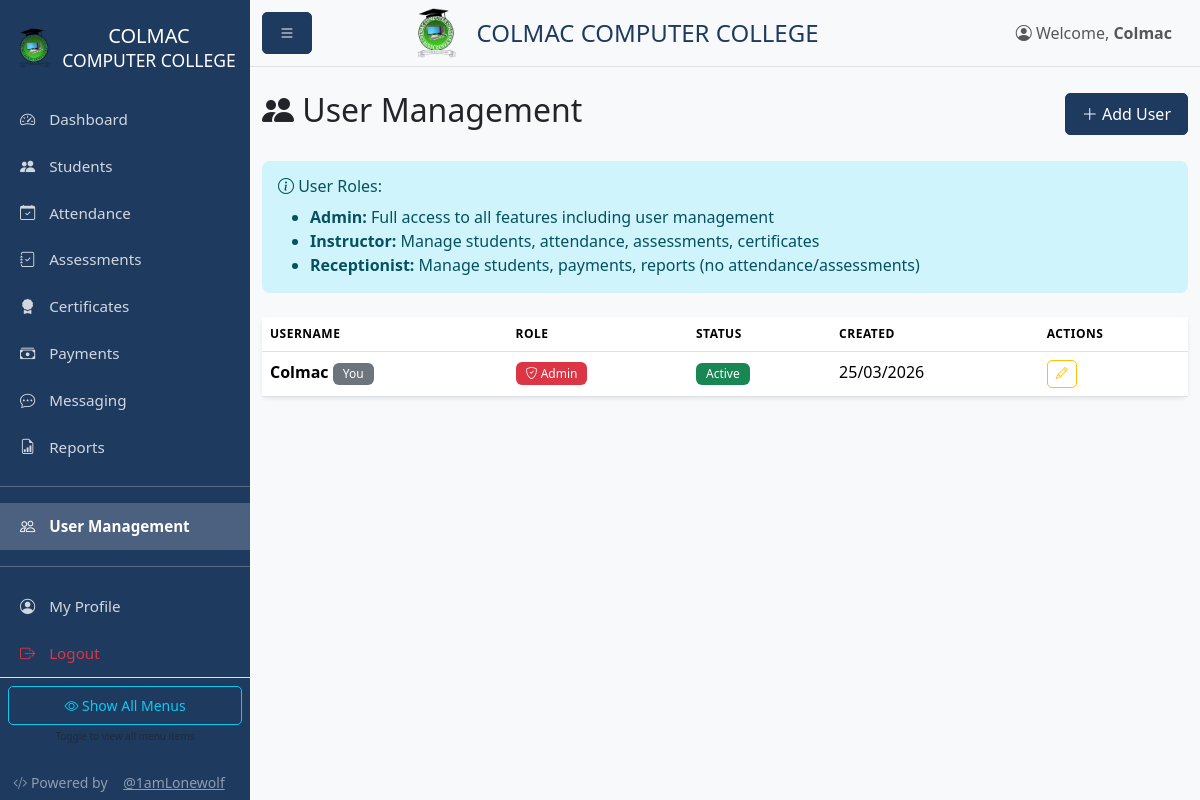
Screenshot of /users (signed in) with the database file from the repository.
### models.py (models this page shows, shortened)
class User(UserMixin, db.Model):
    id = db.Column(db.Integer, primary_key=True)
    username = db.Column(db.String(80), unique=True, nullable=False)
    password_hash = db.Column(db.String(256), nullable=False)
    role = db.Column(db.String(20), default='instructor')  # admin, instructor, receptionist
    is_active = db.Column(db.Boolean, default=True)
    created_at = db.Column(db.DateTime, default=datetime.utcnow)
    created_by = db.Column(db.Integer, db.ForeignKey('user.id'))
    custom_permissions = db.Column(db.Text, default='{}')
    @property
    def is_admin(self):
        return self.role == 'admin'
    @property
    def is_instructor(self):
        return self.role in ['admin', 'instructor']
    @property
    def is_receptionist(self):
        return self.role in ['admin', 'receptionist']
    def get_permissions(self):
        import json
        try:
            return json.loads(self.custom_permissions or '{}')
        except:
            return {}
    def has_permission(self, key):
        perms = self.get_permissions()
        return perms.get(key, False)

### blueprints/users.py (the view)
@users_bp.route('')
@login_required
@admin_required
def index():
    users = User.query.order_by(User.created_at.desc()).all()
    return render_template('users/index.html', users=users)

### app.py (called while the page is built)
@app.context_processor
def inject_config():
    return {
        'COURSE_FEE': app.config['COURSE_FEE'],
        'COURSE_NAME': app.config['COURSE_NAME']
    }

### models.py (called while the page is built)
def init_login_manager(app):
    login_manager.init_app(app)
    login_manager.login_view = 'auth.login'
    @login_manager.user_loader
    def load_user(user_id):
        return User.query.get(int(user_id))

### templates/users/index.html (shortened to what this page needs)
{% extends "base.html" %}
{% block content %}
<div class="d-flex justify-content-between align-items-center mb-4">
    <h2><i class="bi bi-people-fill"></i> User Management</h2>
    <a href="{{ url_for('users.add') }}" class="btn btn-primary">
        <i class="bi bi-plus-lg"></i> Add User
    </a>
</div>
<div class="alert alert-info mb-4">
    <h6><i class="bi bi-info-circle"></i> User Roles:</h6>
    <ul class="mb-0">
        <li><strong>Admin:</strong> Full access to all features including user management</li>
        <li><strong>Instructor:</strong> Manage students, attendance, assessments, certificates</li>
        <li><strong>Receptionist:</strong> Manage students, payments, reports (no attendance/assessments)</li>
    </ul>
</div>
<div class="card">
    <div class="card-body p-0">
        <div class="table-responsive">
            <table class="table table-hover mb-0">
                <thead class="bg-light">
                    <tr>
                        <th>Username</th>
                        <th>Role</th>
                        <th>Status</th>
                        <th>Created</th>
                        <th>Actions</th>
                    </tr>
                </thead>
                <tbody>
                    {% for user in users %}
                    <tr>
                        <td>
                            <strong>{{ user.username }}</strong>
                            {% if user.id == current_user.id %}
                                <span class="badge bg-secondary">You</span>
                            {% endif %}
                        </td>
                        <td>
                            {% if user.role == 'admin' %}
                                <span class="badge bg-danger"><i class="bi bi-shield-check"></i> Admin</span>
                            {% elif user.role == 'instructor' %}
                                <span class="badge bg-primary"><i class="bi bi-mortarboard"></i> Instructor</span>
                            {% else %}
                                <span class="badge bg-success"><i class="bi bi-person-badge"></i> Receptionist</span>
                            {% endif %}
                        </td>
                        <td>
                            {% if user.is_active %}
                                <span class="badge bg-success">Active</span>
                            {% else %}
                                <span class="badge bg-danger">Inactive</span>
                            {% endif %}
                        </td>
                        <td>{{ user.created_at.strftime('%d/%m/%Y') }}</td>
                        <td>
                            <div class="btn-group btn-group-sm">
                                <a href="{{ url_for('users.edit', id=user.id) }}"
                                   class="btn btn-outline-warning" title="Edit">
                                    <i class="bi bi-pencil"></i>
                                </a>
                            </div>
                        </td>
                    </tr>
                    {% else %}
                    <tr>
                        <td colspan="5" class="text-center text-muted py-4">
                            No users found
                        </td>
                    </tr>
                    {% endfor %}
                </tbody>
            </table>
        </div>
    </div>
</div>
{% endblock %}

### templates/base.html (shortened to what this page needs)
<!DOCTYPE html>
<html lang="en">
<head>
    <link href="https://cdn.jsdelivr.net/npm/bootstrap@5.3.2/dist/css/bootstrap.min.css" rel="stylesheet">
    <link href="https://cdn.jsdelivr.net/npm/bootstrap-icons@1.11.1/font/bootstrap-icons.css" rel="stylesheet">
    <link rel="stylesheet" href="{{ url_for('static', filename='css/style.css') }}">
</head>
<body>
    {% if current_user.is_authenticated %}
    <div class="d-flex" id="wrapper">
        <div class="sidebar" id="sidebar-wrapper">
            <div class="sidebar-heading text-center py-4">
                <div class="d-flex align-items-center justify-content-center gap-2">
                    <img src="{{ url_for('static', filename='colmac_logo.png') }}" alt="Logo" style="height: 40px;">
                    <h5 class="mb-0">COLMAC<br><small>COMPUTER COLLEGE</small></h5>
                </div>
            </div>
            <div class="list-group list-group-flush">
                <a href="{{ url_for('main.dashboard') }}" class="list-group-item list-group-item-action {% if request.endpoint == 'main.dashboard' %}active{% endif %}">
                    <i class="bi bi-speedometer2"></i> Dashboard
                </a>
                <a href="{{ url_for('students.index') }}" class="list-group-item list-group-item-action {% if 'student' in request.endpoint %}active{% endif %}">
                    <i class="bi bi-people-fill"></i> Students
                </a>
                {% if current_user.is_instructor or current_user.has_permission('can_access_attendance') %}
                <a href="{{ url_for('attendance.index') }}" class="list-group-item list-group-item-action restricted-menu {% if 'attendance' in request.endpoint %}active{% endif %}">
                    <i class="bi bi-calendar-check"></i> Attendance
                </a>
                <a href="{{ url_for('assessments.index') }}" class="list-group-item list-group-item-action restricted-menu {% if 'assessment' in request.endpoint %}active{% endif %}">
                    <i class="bi bi-journal-check"></i> Assessments
                </a>
                {% endif %}
                <a href="{{ url_for('certificates.index') }}" class="list-group-item list-group-item-action {% if 'certificate' in request.endpoint %}active{% endif %}">
                    <i class="bi bi-award-fill"></i> Certificates
                </a>
                {% if current_user.is_receptionist or current_user.has_permission('can_access_payments') %}
                <a href="{{ url_for('payments.index') }}" class="list-group-item list-group-item-action restricted-menu {% if 'payment' in request.endpoint %}active{% endif %}">
                    <i class="bi bi-cash-stack"></i> Payments
                </a>
                {% endif %}
                <a href="{{ url_for('messaging.index') }}" class="list-group-item list-group-item-action {% if 'messaging' in request.endpoint %}active{% endif %}">
                    <i class="bi bi-chat-dots"></i> Messaging
                </a>
                <a href="{{ url_for('reports.index') }}" class="list-group-item list-group-item-action {% if 'report' in request.endpoint %}active{% endif %}">
                    <i class="bi bi-file-earmark-bar-graph"></i> Reports
                </a>
                {% if current_user.is_admin or current_user.has_permission('can_access_users') %}
                <hr class="restricted-menu">
                <a href="{{ url_for('users.index') }}" class="list-group-item list-group-item-action restricted-menu {% if 'user' in request.endpoint %}active{% endif %}">
                    <i class="bi bi-people"></i> User Management
                </a>
                {% endif %}
                <hr>
                <a href="{{ url_for('users.profile') }}" class="list-group-item list-group-item-action">
                    <i class="bi bi-person-circle"></i> My Profile
                </a>
                <a href="{{ url_for('auth.logout') }}" class="list-group-item list-group-item-action text-danger">
                    <i class="bi bi-box-arrow-right"></i> Logout
                </a>
                <div class="text-center py-2 px-2 border-top">
                    <button class="btn btn-sm btn-outline-info w-100" id="togglePermissions"
                            title="Show/hide restricted menu items">
                        <i class="bi bi-eye"></i> <span id="toggleText">Show All Menus</span>
                    </button>
                    <small class="text-muted d-block mt-1" style="font-size: 10px;">
                    </small>
                </div>
                <div class="text-center py-3 px-2">
                    <span class="text-white-50 small">
                        <i class="bi bi-code-slash"></i> Powered by
                        <a href="https://marsden-maima-portfolio.vercel.app/" target="_blank" class="credit-link text-white-50">
                            @1amLonewolf
                        </a>
                    </span>
                </div>
            </div>
        </div>
        <div id="page-content-wrapper" class="w-100">
            <nav class="navbar navbar-expand-lg navbar-light bg-light border-bottom">
                <div class="container-fluid">
                    <button class="btn btn-primary" id="sidebarToggle">
                        <i class="bi bi-list"></i>
                    </button>
                    <div class="d-flex align-items-center mx-auto">
                        <img src="{{ url_for('static', filename='colmac_logo.png') }}" alt="Colmac Logo" style="height: 50px;" class="me-3">
                        <h4 class="mb-0" style="color: #1e3a5f;">COLMAC COMPUTER COLLEGE</h4>
                    </div>
                    <div class="ms-auto">
                        <span class="navbar-text me-3">
                            <i class="bi bi-person-circle"></i> Welcome, <strong>{{ current_user.username }}</strong>
                        </span>
                    </div>
                </div>
            </nav>
            <main class="container-fluid py-4">
                {% block content %}{% endblock %}
            </main>
        </div>
    </div>
    {% endif %}
</body>
</html>

### static/css/style.css (style rules this page uses)
:root { --sidebar-width: 250px; --primary-color: #1e3a5f; --gold-color: #c9a959; }
body { font-family: 'Segoe UI', Tahoma, Geneva, Verdana, sans-serif; background-color: #f8f9fa; overflow-x: hidden; }
#wrapper { display: flex; width: 100%; overflow-x: hidden; }
#sidebar-wrapper { min-height: 100vh; max-height: 100vh; width: var(--sidebar-width); margin-left: 0; background-color: var(--primary-color); color: white; transition: margin 0.25s ease-out; position: fixed; z-index: 1000; overflow-y: auto; overflow-x: hidden; }
#sidebar-wrapper .sidebar-heading { color: white; font-size: 1.2rem; font-weight: bold; }
#sidebar-wrapper .list-group-item { background-color: transparent; color: rgba(255, 255, 255, 0.8); border: none; padding: 12px 20px; font-size: 0.95rem; }
#sidebar-wrapper .list-group-item.active { background-color: rgba(255, 255, 255, 0.2); color: white; font-weight: 600; }
#sidebar-wrapper .list-group-item i { margin-right: 10px; width: 20px; text-align: center; }
#page-content-wrapper { flex: 1; min-width: 0; margin-left: var(--sidebar-width); transition: margin 0.25s ease-out; overflow-x: hidden; }
.card { border: none; box-shadow: 0 0.125rem 0.25rem rgba(0, 0, 0, 0.075); margin-bottom: 1.5rem; }
.table th { font-weight: 600; text-transform: uppercase; font-size: 0.75rem; letter-spacing: 0.5px; }
.badge { padding: 5px 10px; font-weight: 500; }
.btn { border-radius: 5px; padding: 8px 16px; font-weight: 500; }
.btn-primary { background-color: var(--primary-color); border-color: var(--primary-color); }
.alert { border-radius: 8px; border: none; }
.btn-group-sm > .btn { padding: 4px 8px; font-size: 0.75rem; }

### templates/base.html (style rules this page uses)
.credit-link { display: inline-block; padding: 4px 12px; border-radius: 20px; transition: all 0.2s ease; }

### rows the page displays
User: username "Colmac", shows "You", role "admin" (drawn), is_active "Active", created_at "25/03/2026"
